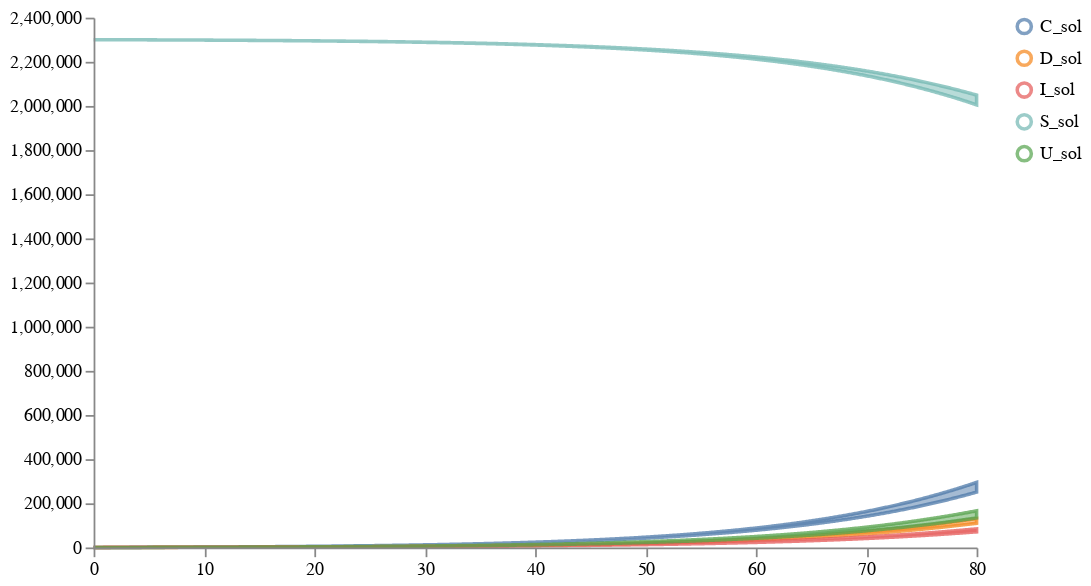

Notebook code cell kept with this figure:
### Code cell
schema = plots.trajectories(post_samples["data"], subset=['S_sol','I_sol','C_sol', 'U_sol', 'D_sol'],
                           # points=ww_data_train.reset_index(drop=True).rename(columns={"V":"V_data"})
                           )
schema = plots.pad(schema, 5)
plots.ipy_display(schema)

### Figure 1 — Vega specification as saved in the notebook (floating-point values rounded to 4 significant figures; data arrays with more than 128 entries replaced by an {"elided": "..."} marker saying what was removed)
{"$schema": "https://vega.github.io/schema/vega/v5.json", "axes": [{"name": "x_axis", "orient": "bottom", "scale": "xscale", "zindex": 100}, {"name": "y_axis", "orient": "left", "scale": "yscale", "zindex": 100}], "data": [{"name": "distributions", "values": {"elided": "4005 records"}}, {"name": "traces", "transform": [{"expr": "isValid(datum.value)", "type": "filter"}], "values": []}, {"name": "points", "values": []}, {"name": "markers", "values": []}, {"name": "selected", "on": [{"remove": true, "trigger": "clear"}, {"remove": true, "trigger": "!shift"}, {"insert": "clicked", "trigger": "!shift && clicked"}, {"toggle": "clicked", "trigger": "shift && clicked"}]}], "height": 300, "legends": [{"encode": {"labels": {"interactive": true, "name": "legendLabel", "update": {"opacity": [{"test": "!length(data('selected')) || indata('selected', 'value', datum.value)", "value": 1}, {"value": 0.25}]}}, "symbols": {"interactive": true, "name": "legendSymbol", "update": {"fill": {"value": "transparent"}, "opacity": [{"test": "!length(data('selected')) || indata('selected', 'value', datum.value)", "value": 0.7}, {"value": 0.15}], "size": {"value": 64}, "strokeWidth": {"value": 2}}}}, "name": "color_legend", "stroke": "color"}], "marks": [{"from": {"facet": {"data": "points", "groupby": "trajectory", "name": "points_split"}}, "marks": [{"encode": {"hover": {"fillOpacity": {"value": 0.9}}, "update": {"fill": {"field": "trajectory", "scale": "color"}, "fillOpacity": [{"test": "!length(data('selected')) || indata('selected', 'value', datum.trajectory)", "value": 0.5}, {"value": 0.15}], "size": {"value": 10}, "stroke": {"field": "trajectory", "scale": "color"}, "strokeOpacity": [{"test": "!length(data('selected')) || indata('selected', 'value', datum.trajectory)", "value": 0.75}, {"value": 0.15}], "strokeWidth": {"value": 2}, "tooltip": {"field": "value"}, "x": {"field": "timepoint", "scale": "xscale"}, "y": {"field": "value", "scale": "yscale"}}}, "from": {"data": "points"}, "name": "_points_symbol", "type": "symbol", "zindex": 3}, {"encode": {"hover": {"fillOpacity": {"value": 0.9}}, "update": {"interpolate": {"value": "linear"}, "stroke": {"field": "trajectory", "scale": "color"}, "strokeOpacity": [{"test": "!length(data('selected')) || indata('selected', 'value', datum.trajectory)", "value": 0.3}, {"value": 0.1}], "strokeWidth": {"value": 2}, "x": {"field": "timepoint", "scale": "xscale"}, "y": {"field": "value", "scale": "yscale"}}}, "from": {"data": "points"}, "name": "_points_line", "type": "line", "zindex": 3}], "name": "_points", "type": "group", "zindex": 3}, {"from": {"facet": {"data": "traces", "groupby": "trajectory", "name": "traces_split"}}, "marks": [{"encode": {"hover": {"fillOpacity": {"value": 0.9}}, "update": {"interpolate": {"value": "linear"}, "stroke": {"field": "trajectory", "scale": "color"}, "strokeOpacity": [{"test": "!length(data('selected')) || indata('selected', 'value', datum.trajectory)", "value": 0.75}, {"value": 0.15}], "strokeWidth": {"value": 2}, "x": {"field": "timepoint", "scale": "xscale"}, "y": {"field": "value", "scale": "yscale"}}}, "from": {"data": "traces_split"}, "name": "_traces_lines", "type": "line"}], "name": "_traces", "type": "group", "zindex": 2}, {"from": {"facet": {"data": "distributions", "groupby": "trajectory", "name": "trajectory_split"}}, "marks": [{"encode": {"hover": {"fillOpacity": {"value": 0.9}}, "update": {"fill": {"field": "trajectory", "scale": "color"}, "fillOpacity": [{"test": "!length(data('selected')) || indata('selected', 'value', datum.trajectory)", "value": 0.5}, {"value": 0.15}], "interpolate": {"value": "linear"}, "stroke": {"field": "trajectory", "scale": "color"}, "strokeOpacity": [{"test": "!length(data('selected')) || indata('selected', 'value', datum.trajectory)", "value": 0.75}, {"value": 0.15}], "strokeWidth": {"value": 2}, "x": {"field": "timepoint", "scale": "xscale"}, "y": {"field": "upper", "scale": "yscale"}, "y2": {"field": "lower", "scale": "yscale"}}}, "from": {"data": "trajectory_split"}, "type": "area"}], "name": "_distributions", "type": "group", "zindex": 1}, {"marks": [{"encode": {"enter": {"stroke": {"value": "lightgray"}}, "update": {"opacity": {"value": 1}, "x": {"field": "timepoint", "scale": "xscale"}, "y": {"signal": "height"}, "y2": {"value": 0}}}, "from": {"data": "markers"}, "name": "_marker text", "type": "rule"}, {"encode": {"enter": {"fontSize": {"value": 8}, "text": {"field": "datum.label"}, "y": {"value": 0}}}, "from": {"data": "_marker text"}, "name": "_marker flags", "transform": [{"as": ["x", "_y", "opacity", "align", "baseline"], "lineAnchor": "start", "offset": [1], "size": {"signal": "[width, height]"}, "type": "label"}], "type": "text"}], "name": "_markers", "type": "group"}], "padding": 5, "scales": [{"domain": {"fields": [{"data": "distributions", "field": "timepoint"}, {"data": "traces", "field": "timepoint"}, {"data": "points", "field": "timepoint"}, {"data": "markers", "field": "timepoint"}]}, "name": "xscale", "range": "width", "type": "linear", "zero": false}, {"domain": {"fields": [{"data": "distributions", "field": "lower"}, {"data": "distributions", "field": "upper"}, {"data": "traces", "field": "value"}, {"data": "points", "field": "value"}]}, "name": "yscale", "nice": true, "range": "height", "type": "linear", "zero": true}, {"domain": {"fields": [{"data": "distributions", "field": "trajectory"}, {"data": "traces", "field": "trajectory"}, {"data": "points", "field": "trajectory"}]}, "name": "color", "range": "category", "type": "ordinal"}], "signals": [{"name": "clear", "on": [{"events": "mouseup[!event.item]", "force": true, "update": "true"}], "value": true}, {"name": "shift", "on": [{"events": "@legendSymbol:click, @legendLabel:click", "force": true, "update": "event.shiftKey"}], "value": false}, {"name": "clicked", "on": [{"events": "@legendSymbol:click, @legendLabel:click", "force": true, "update": "{value: datum.value}"}], "value": null}], "width": 500}
